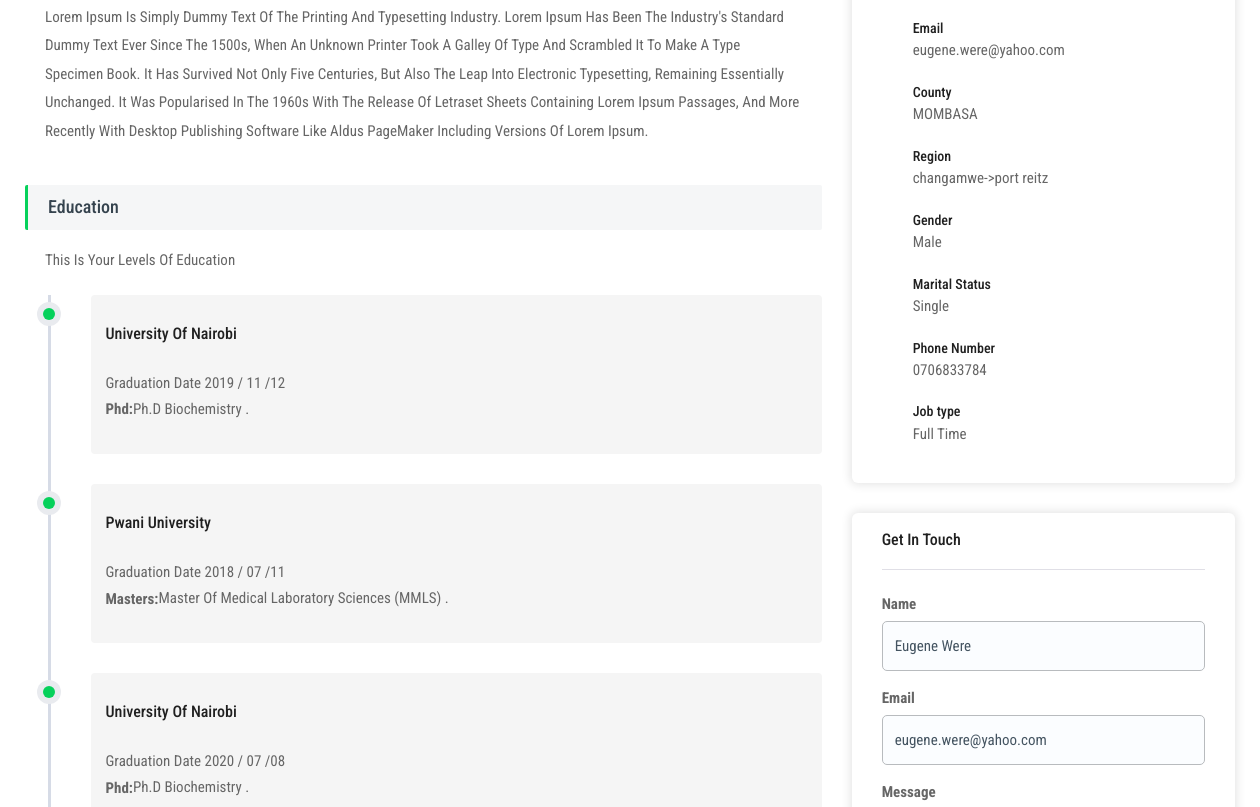
Page /employeedetails/ (signed in, middle part) on the earlier database version.
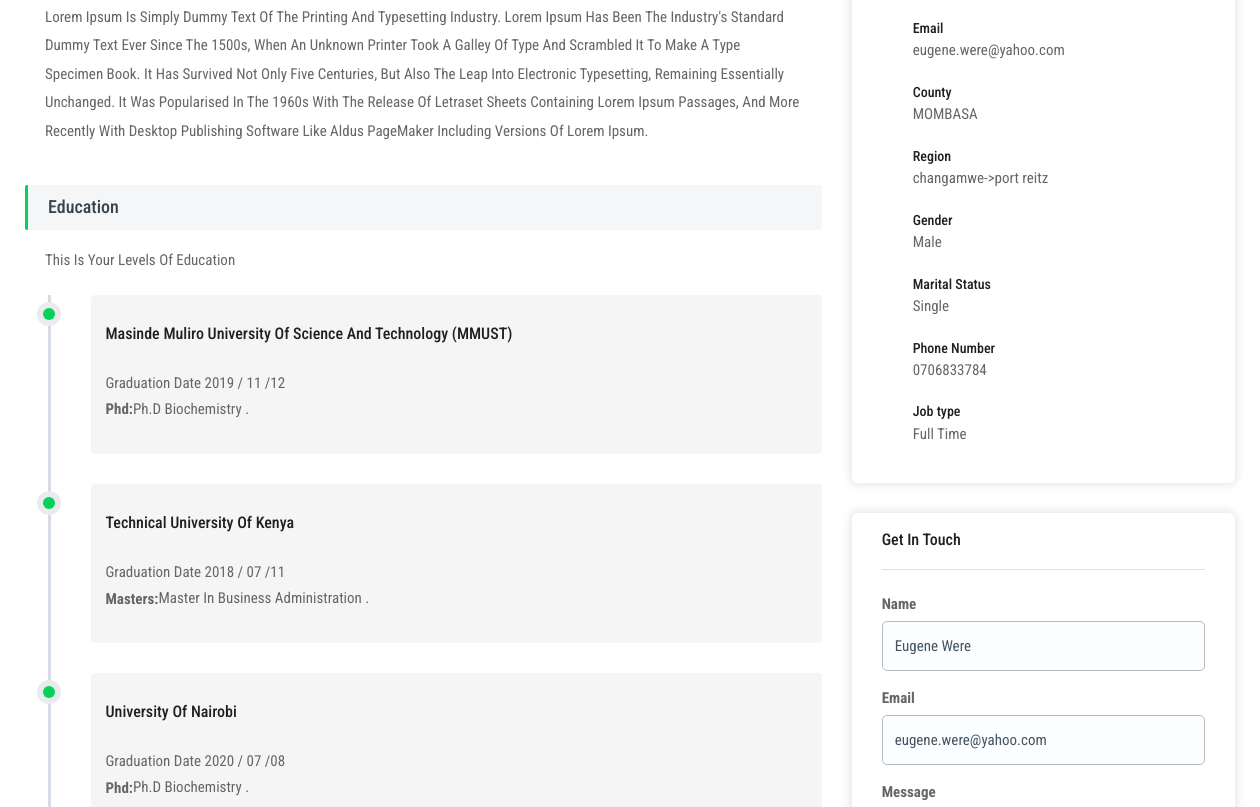
Same page on the later database version.
### lmlappadmin/models.py (models this page shows, shortened)
class Education(models.Model):
    customer = models.ForeignKey(Customer, on_delete=models.CASCADE, null=False, blank=False)
    qualifications=models.CharField(max_length=200,null=False, blank=False)
    school = models.CharField(max_length=200,null=False, blank=False)
    course = models.CharField(max_length=200,null=False, blank=False)
    graduation_date = models.DateTimeField(blank=False, null=False,default=datetime.datetime.now())
    reg_number = models.CharField(max_length=200, null=False,blank=False)

### lmlapp/views.py (the view)
# urls.py: path('employeedetails/', views.employeedetails, name="employeedetails"),
def employeedetails(request):
    user=request.user.id
    customer = Customer.objects.filter(user_ptr_id= user).first()
    educations = Education.objects.filter(customer=customer)
    experiences = Experience.objects.filter(customer=customer)
    skills = Skills.objects.filter(customer=customer)
    socials = Social_account.objects.filter(customer=customer)
    context = {
        'customer':customer,
        'skills':skills,
        'educations':educations,
        'experiences':experiences,
        'socials':socials,
        'title':"Account Details"
    }
    return render(request, 'normal/account/candidate-detail.html', context)

### lmlapp/templatetags/call_methods.py (called while the page is built)
@register.filter(name='logged_in_company')
def logged_in_company(user):
    user_id = user.id
    company = Company.objects.filter(user_ptr_id=user_id).first()
    if company is not None:
        return company
    else:
        return False

@register.filter(name='logged_in_customer')
def logged_in_customer(user):
    user_id = user.id
    customer = Customer.objects.filter(user_ptr_id=user_id).first()
    if customer is not None:
        return customer
    else:
        return False

@register.filter(name='make_safe')
def make_safe(source):
    source = source.replace('/', '____')
    return "%s" %source

@register.filter(name='confirm_reg_payment')
def confirm_reg_payment(request):
    user = request.user.id
    customer = Customer.objects.filter(user_ptr_id=user, regpayment__isnull=False).first()
    if customer:
        return False
    return True

@register.filter(name='top_customer_categories')
def top_customer_categories(request):
    list_category =[]
    customer = Customer.objects.annotate(itemcount=Count('id')).order_by('-itemcount')
    for c in customer:
        list_category.append(c.category.category)
    return list(set(list_category))

### lmlapp/templates/normal/account/candidate-detail.html (shortened to what this page needs)
{% extends 'normal/layout/homelayout.html' %}
{% load static %}
{% load call_methods %}
{% block content %}
			<section class="full-detail-description full-detail">
				<div class="container">
					<div class="row">
						<div class="col-lg-8 col-md-8">
							<div class="row-bottom">
                                <p>{{ customer.biography }}</p>
							</div>
							<div class="row-bottom">
								<h2 class="detail-title">Education</h2>
                                <p>This is your levels of education</p>
								<ul class="trim-edu-list">
                                    {% for education in educations %}
                                        <li>
                                            <div class="trim-edu">
                                                <h4 class="trim-edu-title" style="text-transform: capitalize;">{{education.school}}</h4><br>
                                                <span class="title-est">Graduation Date {{education.graduation_date|date:'Y / m /d'}}</span><br>
                                                <div style="display: flex; align-items: center;"> <strong>{{education.qualifications}}: </strong> <p> {{education.course}}.</p></div>
                                            </div>
                                        </li>
                                    {% endfor %}
								</ul>
							</div>
						</div>
						<div class="col-lg-4 col-md-4">
							<div class="full-sidebar-wrap">
								<div class="sidebar-widgets">
									<div class="ur-detail-wrap">
										<div class="ur-detail-wrap-body">
											<ul class="ove-detail-list">
												<li>
													<i class="ti-email"></i>
													<h5>Email</h5>
													<span>{{request.user.email}}</span>
												</li>
                                                <li>
													<i class="ti-location-pin"></i>
													<h5>County</h5>
													<span>{{customer.county.county}}</span>
												</li>
                                                <li>
													<i class="ti-location-arrow"></i>
													<h5>Region</h5>
													<span>{{customer.region.region}}->{{customer.region.ward}}</span>
												</li>
												<li>
													<i class="ti-user"></i>
													<h5>Gender</h5>
													<span>{{customer.gender}}</span>
												</li>
                                                <li>
													<i class="ti-view-grid"></i>
													<h5>Marital Status</h5>
													<span>{{customer.marital_status}}</span>
												</li>
												<li>
													<i class="ti-mobile"></i>
													<h5>Phone Number</h5>
													<span>{{customer.phone_number}}</span>
												</li>
												<li>
													<i class="ti-book"></i>
													<h5>Job type</h5>
													<span>{{customer.job_type}}</span>
												</li>
											</ul>
										</div>
									</div>
								</div>
								<div class="sidebar-widgets">
									<div class="ur-detail-wrap">
										<div class="ur-detail-wrap-header">
											<h4>Get In Touch</h4>
										</div>
										<div class="ur-detail-wrap-body">
											<form action="{% url 'LML:customer_contact_us' %}" method="post">
												<div class="form-group">
													<label>Name</label>
													<input name="name" type="text" value="{{ request.user.first_name }} {{ request.user.last_name }}" class="form-control">
												</div>
												<div class="form-group">
													<label>Email</label>
													<input name="email" type="email" value="{{ request.user.email }}" class="form-control">
												</div>
												<div class="form-group">
													<label>Message</label>
												</div>
											</form>
										</div>
									</div>
								</div>
							</div>
						</div>
					</div>
				</div>
			</section>
{% endblock content %}

Differences in the rows shown:
changed Education: school "University Of Nairobi" → "Masinde Muliro University Of Science And Technology (MMUST)"
changed Education "Masters": school "Pwani University" → "Technical University Of Kenya"; course "Master Of Medical Laboratory Sciences (MMLS)" → "Master In Business Administration"
